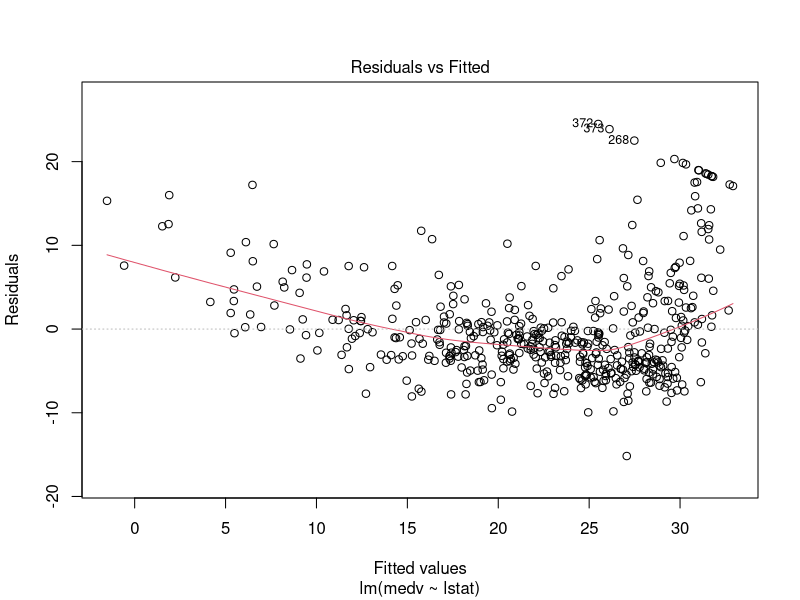
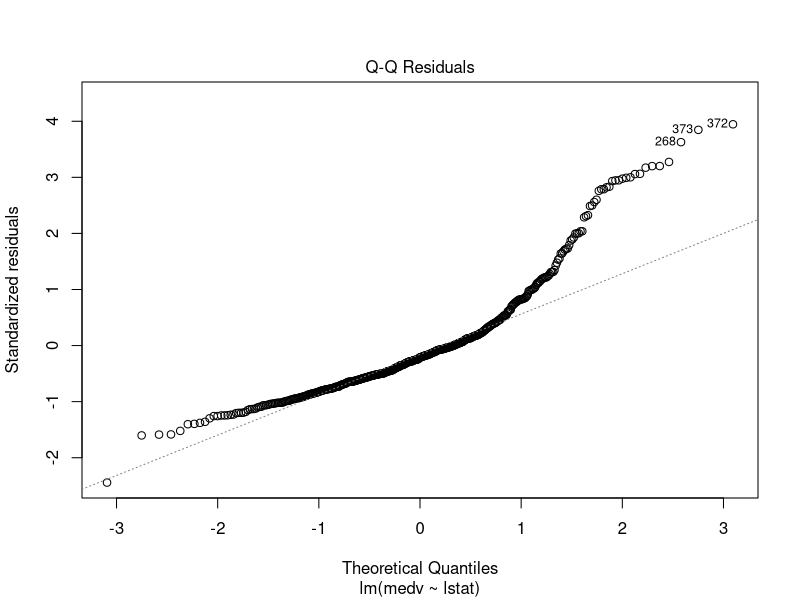
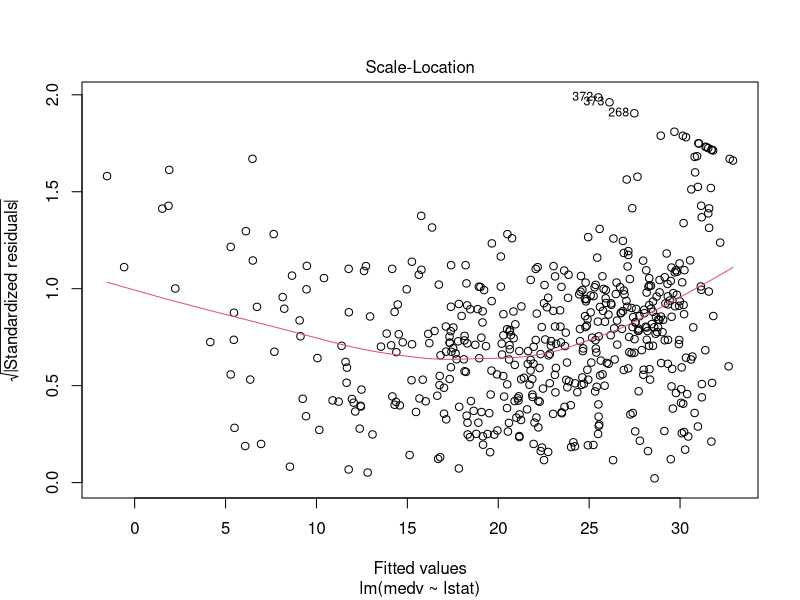
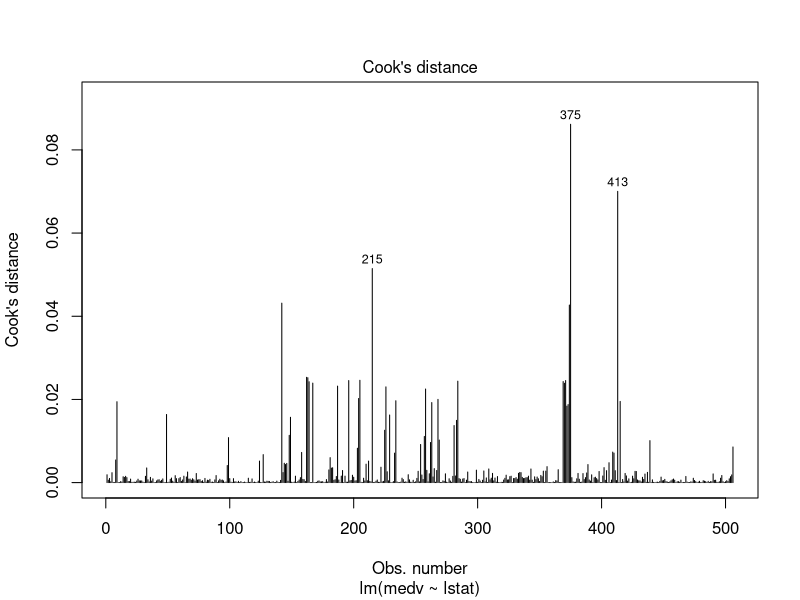
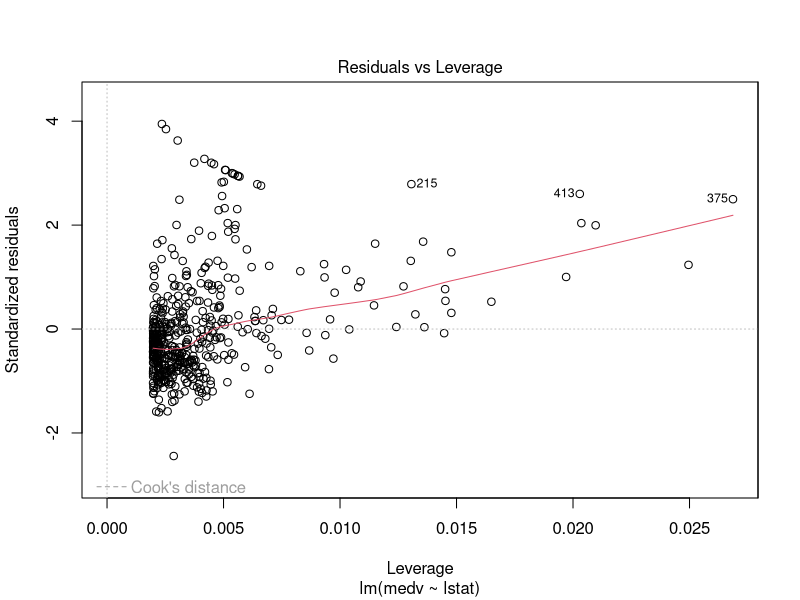
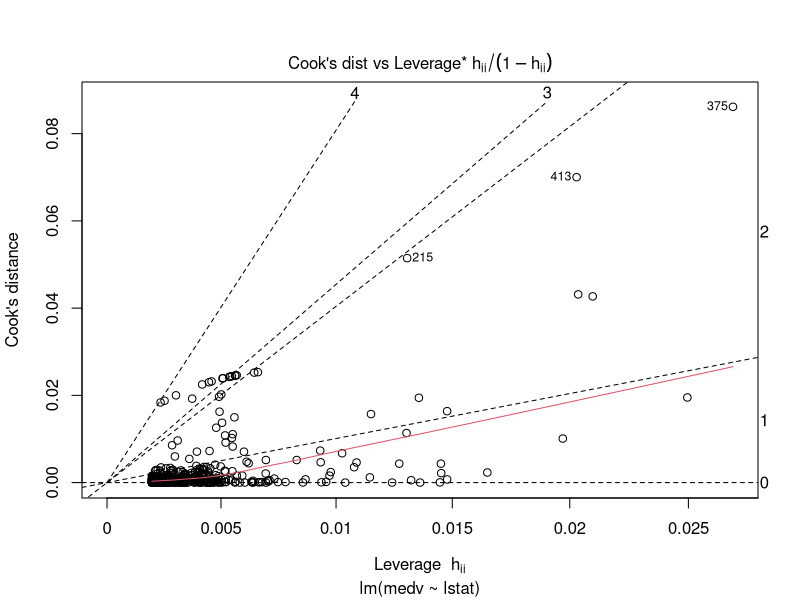
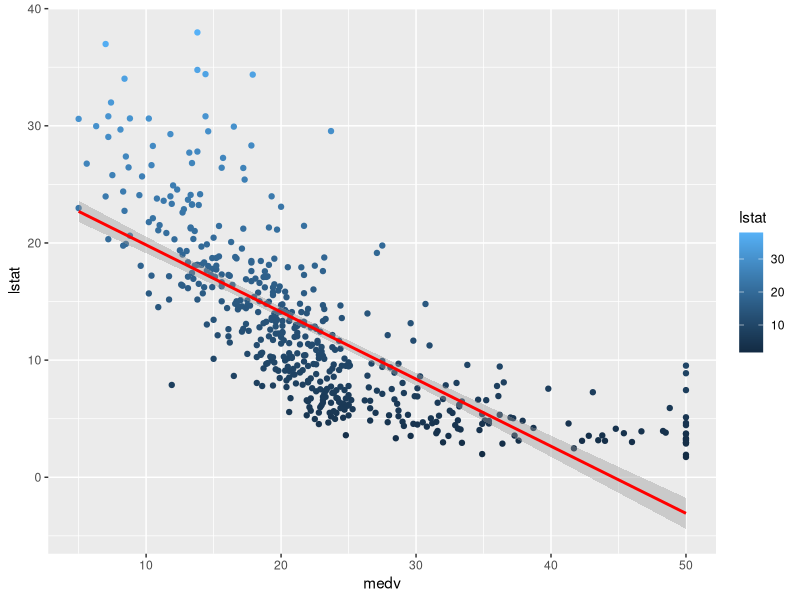
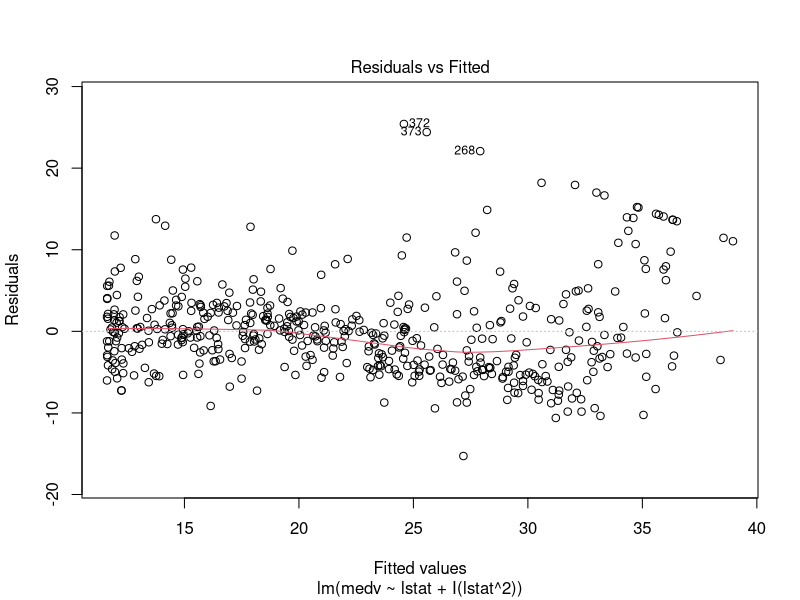

Write the R code that produced these figures, in order.
## ---- chunk 1
library(ggplot2)
library(MASS)
names(Boston)

lm.Experiment <- lm(medv ~ lstat, data = Boston)
lm.Experiment2 <- lm(medv ~ lstat +I(lstat^2), data = Boston) 
#Notice "I(lstat^2)" the "I" is required or it just fits a regular lm(medv~lstat, data=Boston)

summary(lm.Experiment)
plot(lm.Experiment, which = 1:6)
p.exper <- ggplot(Boston, aes(x=medv, y=lstat))+
  geom_point(aes(color=lstat))+
  geom_smooth(color="red", method = lm) # Forces a linear regression fit.  lm=medv~lstat does not!  It gives the polynomial fit.
p.exper

summary(lm.Experiment2)
plot(lm.Experiment2, which = 1:6)
p.exper2 <- ggplot(Boston, aes(x=medv, y=lstat))+
  geom_point(aes(color=lstat))+
  geom_smooth()
p.exper2
